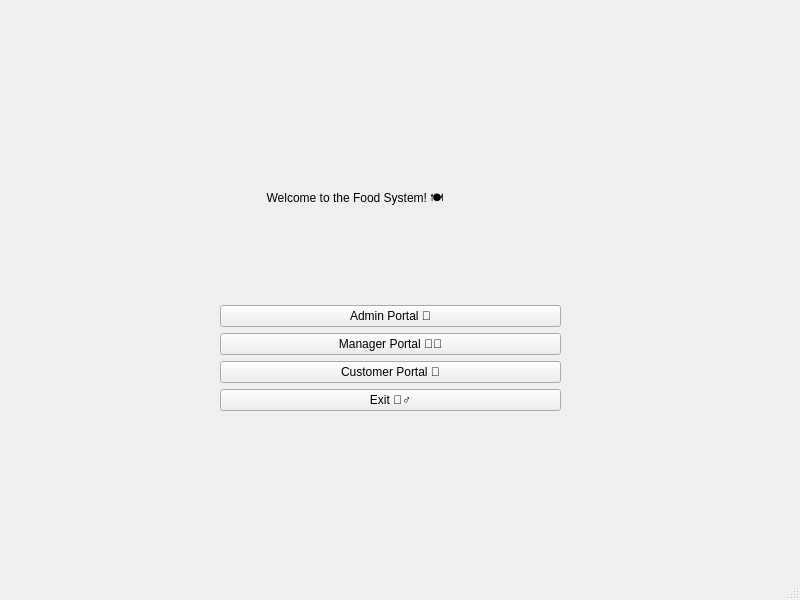
<?xml version="1.0" encoding="UTF-8"?>
<ui version="4.0">
 <class>MainWindow</class>
 <widget class="QMainWindow" name="MainWindow">
  <property name="geometry">
   <rect>
    <x>0</x>
    <y>0</y>
    <width>800</width>
    <height>600</height>
   </rect>
  </property>
  <property name="windowTitle">
   <string>MainWindow</string>
  </property>
  <widget class="QWidget" name="centralwidget">
   <widget class="QWidget" name="verticalLayoutWidget">
    <property name="geometry">
     <rect>
      <x>220</x>
      <y>100</y>
      <width>341</width>
      <height>311</height>
     </rect>
    </property>
    <layout class="QVBoxLayout" name="verticalLayout">
     <item>
      <widget class="QLabel" name="label">
       <property name="text">
        <string>              Welcome to the Food System! 🍽️</string>
       </property>
      </widget>
     </item>
     <item>
      <widget class="QPushButton" name="pushButton_admin">
       <property name="text">
        <string>Admin Portal 👑</string>
       </property>
      </widget>
     </item>
     <item>
      <widget class="QPushButton" name="pushButton_manager">
       <property name="text">
        <string>Manager Portal 👨‍🍳</string>
       </property>
      </widget>
     </item>
     <item>
      <widget class="QPushButton" name="pushButton_customer">
       <property name="text">
        <string>Customer Portal 🍔</string>
       </property>
      </widget>
     </item>
     <item>
      <widget class="QPushButton" name="pushButton_exit">
       <property name="text">
        <string>Exit 🏃‍♂‍</string>
       </property>
      </widget>
     </item>
    </layout>
   </widget>
  </widget>
  <widget class="QMenuBar" name="menubar">
   <property name="geometry">
    <rect>
     <x>0</x>
     <y>0</y>
     <width>800</width>
     <height>26</height>
    </rect>
   </property>
  </widget>
  <widget class="QStatusBar" name="statusbar"/>
 </widget>
 <resources/>
 <connections/>
</ui>
